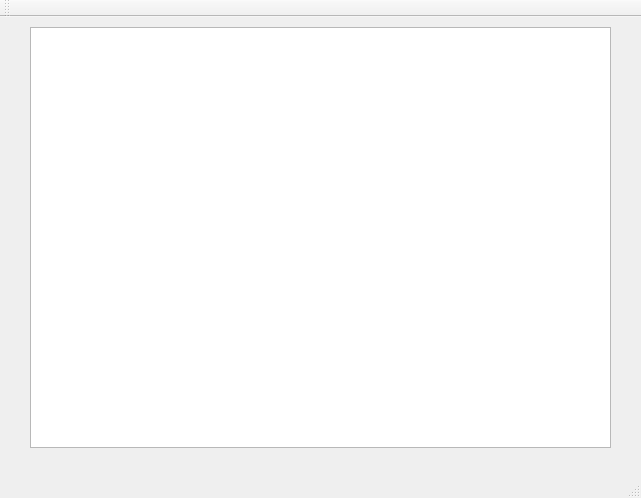
<?xml version="1.0" encoding="UTF-8"?>
<ui version="4.0">
 <class>fieldCompensator</class>
 <widget class="QMainWindow" name="fieldCompensator">
  <property name="geometry">
   <rect>
    <x>0</x>
    <y>0</y>
    <width>641</width>
    <height>498</height>
   </rect>
  </property>
  <property name="windowTitle">
   <string>fieldCompensator</string>
  </property>
  <widget class="QWidget" name="centralWidget">
   <widget class="PlotWidget" name="plot">
    <property name="geometry">
     <rect>
      <x>30</x>
      <y>10</y>
      <width>581</width>
      <height>421</height>
     </rect>
    </property>
    <property name="layoutDirection">
     <enum>Qt::LeftToRight</enum>
    </property>
    <property name="resizeAnchor">
     <enum>QGraphicsView::NoAnchor</enum>
    </property>
   </widget>
  </widget>
  <widget class="QMenuBar" name="menuBar">
   <property name="geometry">
    <rect>
     <x>0</x>
     <y>0</y>
     <width>641</width>
     <height>21</height>
    </rect>
   </property>
  </widget>
  <widget class="QToolBar" name="mainToolBar">
   <attribute name="toolBarArea">
    <enum>TopToolBarArea</enum>
   </attribute>
   <attribute name="toolBarBreak">
    <bool>false</bool>
   </attribute>
  </widget>
  <widget class="QStatusBar" name="statusBar"/>
 </widget>
 <layoutdefault spacing="6" margin="11"/>
 <customwidgets>
  <customwidget>
   <class>PlotWidget</class>
   <extends>QGraphicsView</extends>
   <header>pyqtgraph</header>
  </customwidget>
 </customwidgets>
 <resources/>
 <connections/>
</ui>
